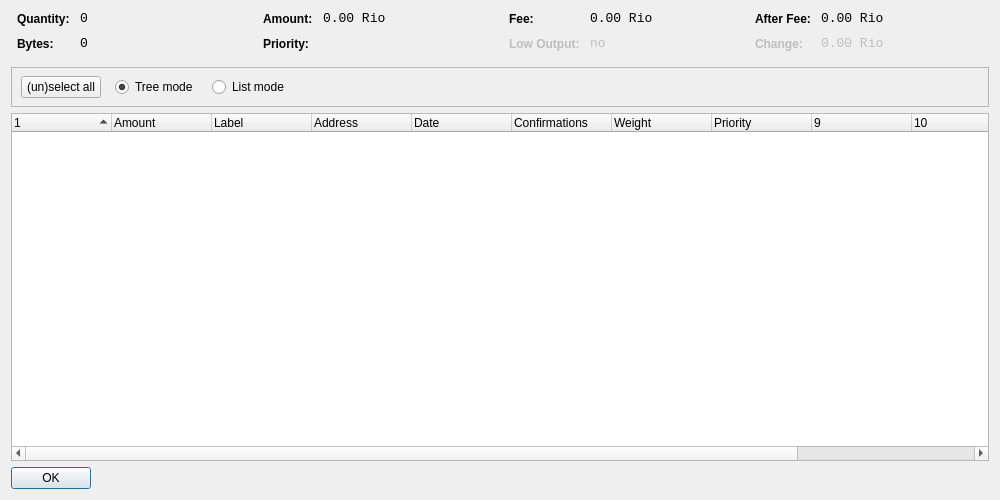
<?xml version="1.0" encoding="UTF-8"?>
<ui version="4.0">
 <class>CoinControlDialog</class>
 <widget class="QWidget" name="CoinControlDialog">
  <property name="geometry">
   <rect>
    <x>0</x>
    <y>0</y>
    <width>1000</width>
    <height>500</height>
   </rect>
  </property>
  <property name="windowTitle">
   <string>Coin Control</string>
  </property>
  <layout class="QVBoxLayout" name="verticalLayout">
   <item>
    <layout class="QHBoxLayout" name="horizontalLayoutTop" stretch="0,0,0,0">
     <property name="topMargin">
      <number>0</number>
     </property>
     <property name="bottomMargin">
      <number>10</number>
     </property>
     <item>
      <layout class="QFormLayout" name="formLayoutCoinControl1">
       <property name="horizontalSpacing">
        <number>10</number>
       </property>
       <property name="verticalSpacing">
        <number>10</number>
       </property>
       <property name="leftMargin">
        <number>6</number>
       </property>
       <property name="rightMargin">
        <number>6</number>
       </property>
       <item row="0" column="0">
        <widget class="QLabel" name="labelCoinControlQuantityText">
         <property name="styleSheet">
          <string notr="true">font-weight:bold;</string>
         </property>
         <property name="text">
          <string>Quantity:</string>
         </property>
        </widget>
       </item>
       <item row="0" column="1">
        <widget class="QLabel" name="labelCoinControlQuantity">
         <property name="font">
          <font>
           <family>Monospace</family>
           <pointsize>10</pointsize>
          </font>
         </property>
         <property name="cursor">
          <cursorShape>IBeamCursor</cursorShape>
         </property>
         <property name="contextMenuPolicy">
          <enum>Qt::ActionsContextMenu</enum>
         </property>
         <property name="text">
          <string notr="true">0</string>
         </property>
         <property name="textInteractionFlags">
          <set>Qt::LinksAccessibleByMouse|Qt::TextSelectableByKeyboard|Qt::TextSelectableByMouse</set>
         </property>
        </widget>
       </item>
       <item row="1" column="0">
        <widget class="QLabel" name="labelCoinControlBytesText">
         <property name="styleSheet">
          <string notr="true">font-weight:bold;</string>
         </property>
         <property name="text">
          <string>Bytes:</string>
         </property>
        </widget>
       </item>
       <item row="1" column="1">
        <widget class="QLabel" name="labelCoinControlBytes">
         <property name="font">
          <font>
           <family>Monospace</family>
           <pointsize>10</pointsize>
          </font>
         </property>
         <property name="cursor">
          <cursorShape>IBeamCursor</cursorShape>
         </property>
         <property name="contextMenuPolicy">
          <enum>Qt::ActionsContextMenu</enum>
         </property>
         <property name="text">
          <string notr="true">0</string>
         </property>
         <property name="textInteractionFlags">
          <set>Qt::LinksAccessibleByMouse|Qt::TextSelectableByKeyboard|Qt::TextSelectableByMouse</set>
         </property>
        </widget>
       </item>
      </layout>
     </item>
     <item>
      <layout class="QFormLayout" name="formLayoutCoinControl2">
       <property name="horizontalSpacing">
        <number>10</number>
       </property>
       <property name="verticalSpacing">
        <number>10</number>
       </property>
       <property name="leftMargin">
        <number>6</number>
       </property>
       <property name="rightMargin">
        <number>6</number>
       </property>
       <item row="0" column="0">
        <widget class="QLabel" name="labelCoinControlAmountText">
         <property name="styleSheet">
          <string notr="true">font-weight:bold;</string>
         </property>
         <property name="text">
          <string>Amount:</string>
         </property>
        </widget>
       </item>
       <item row="0" column="1">
        <widget class="QLabel" name="labelCoinControlAmount">
         <property name="font">
          <font>
           <family>Monospace</family>
           <pointsize>10</pointsize>
          </font>
         </property>
         <property name="cursor">
          <cursorShape>IBeamCursor</cursorShape>
         </property>
         <property name="contextMenuPolicy">
          <enum>Qt::ActionsContextMenu</enum>
         </property>
         <property name="text">
          <string notr="true">0.00 Rio</string>
         </property>
         <property name="textInteractionFlags">
          <set>Qt::LinksAccessibleByMouse|Qt::TextSelectableByKeyboard|Qt::TextSelectableByMouse</set>
         </property>
        </widget>
       </item>
       <item row="1" column="0">
        <widget class="QLabel" name="labelCoinControlPriorityText">
         <property name="styleSheet">
          <string notr="true">font-weight:bold;</string>
         </property>
         <property name="text">
          <string>Priority:</string>
         </property>
        </widget>
       </item>
       <item row="1" column="1">
        <widget class="QLabel" name="labelCoinControlPriority">
         <property name="font">
          <font>
           <family>Monospace</family>
           <pointsize>10</pointsize>
          </font>
         </property>
         <property name="cursor">
          <cursorShape>IBeamCursor</cursorShape>
         </property>
         <property name="contextMenuPolicy">
          <enum>Qt::ActionsContextMenu</enum>
         </property>
         <property name="text">
          <string/>
         </property>
         <property name="textInteractionFlags">
          <set>Qt::LinksAccessibleByMouse|Qt::TextSelectableByKeyboard|Qt::TextSelectableByMouse</set>
         </property>
        </widget>
       </item>
      </layout>
     </item>
     <item>
      <layout class="QFormLayout" name="formLayoutCoinControl3">
       <property name="horizontalSpacing">
        <number>10</number>
       </property>
       <property name="verticalSpacing">
        <number>10</number>
       </property>
       <property name="leftMargin">
        <number>6</number>
       </property>
       <property name="rightMargin">
        <number>6</number>
       </property>
       <item row="0" column="0">
        <widget class="QLabel" name="labelCoinControlFeeText">
         <property name="styleSheet">
          <string notr="true">font-weight:bold;</string>
         </property>
         <property name="text">
          <string>Fee:</string>
         </property>
        </widget>
       </item>
       <item row="0" column="1">
        <widget class="QLabel" name="labelCoinControlFee">
         <property name="font">
          <font>
           <family>Monospace</family>
           <pointsize>10</pointsize>
          </font>
         </property>
         <property name="cursor">
          <cursorShape>IBeamCursor</cursorShape>
         </property>
         <property name="contextMenuPolicy">
          <enum>Qt::ActionsContextMenu</enum>
         </property>
         <property name="text">
          <string notr="true">0.00 Rio</string>
         </property>
         <property name="textInteractionFlags">
          <set>Qt::LinksAccessibleByMouse|Qt::TextSelectableByKeyboard|Qt::TextSelectableByMouse</set>
         </property>
        </widget>
       </item>
       <item row="1" column="0">
        <widget class="QLabel" name="labelCoinControlLowOutputText">
         <property name="enabled">
          <bool>false</bool>
         </property>
         <property name="styleSheet">
          <string notr="true">font-weight:bold;</string>
         </property>
         <property name="text">
          <string>Low Output:</string>
         </property>
        </widget>
       </item>
       <item row="1" column="1">
        <widget class="QLabel" name="labelCoinControlLowOutput">
         <property name="enabled">
          <bool>false</bool>
         </property>
         <property name="font">
          <font>
           <family>Monospace</family>
           <pointsize>10</pointsize>
          </font>
         </property>
         <property name="cursor">
          <cursorShape>IBeamCursor</cursorShape>
         </property>
         <property name="contextMenuPolicy">
          <enum>Qt::ActionsContextMenu</enum>
         </property>
         <property name="text">
          <string>no</string>
         </property>
         <property name="textInteractionFlags">
          <set>Qt::LinksAccessibleByMouse|Qt::TextSelectableByKeyboard|Qt::TextSelectableByMouse</set>
         </property>
        </widget>
       </item>
      </layout>
     </item>
     <item>
      <layout class="QFormLayout" name="formLayoutCoinControl4">
       <property name="horizontalSpacing">
        <number>10</number>
       </property>
       <property name="verticalSpacing">
        <number>10</number>
       </property>
       <property name="leftMargin">
        <number>6</number>
       </property>
       <property name="rightMargin">
        <number>6</number>
       </property>
       <item row="0" column="0">
        <widget class="QLabel" name="labelCoinControlAfterFeeText">
         <property name="styleSheet">
          <string notr="true">font-weight:bold;</string>
         </property>
         <property name="text">
          <string>After Fee:</string>
         </property>
        </widget>
       </item>
       <item row="0" column="1">
        <widget class="QLabel" name="labelCoinControlAfterFee">
         <property name="font">
          <font>
           <family>Monospace</family>
           <pointsize>10</pointsize>
          </font>
         </property>
         <property name="cursor">
          <cursorShape>IBeamCursor</cursorShape>
         </property>
         <property name="contextMenuPolicy">
          <enum>Qt::ActionsContextMenu</enum>
         </property>
         <property name="text">
          <string notr="true">0.00 Rio</string>
         </property>
         <property name="textInteractionFlags">
          <set>Qt::LinksAccessibleByMouse|Qt::TextSelectableByKeyboard|Qt::TextSelectableByMouse</set>
         </property>
        </widget>
       </item>
       <item row="1" column="0">
        <widget class="QLabel" name="labelCoinControlChangeText">
         <property name="enabled">
          <bool>false</bool>
         </property>
         <property name="styleSheet">
          <string notr="true">font-weight:bold;</string>
         </property>
         <property name="text">
          <string>Change:</string>
         </property>
        </widget>
       </item>
       <item row="1" column="1">
        <widget class="QLabel" name="labelCoinControlChange">
         <property name="enabled">
          <bool>false</bool>
         </property>
         <property name="font">
          <font>
           <family>Monospace</family>
           <pointsize>10</pointsize>
          </font>
         </property>
         <property name="cursor">
          <cursorShape>IBeamCursor</cursorShape>
         </property>
         <property name="contextMenuPolicy">
          <enum>Qt::ActionsContextMenu</enum>
         </property>
         <property name="text">
          <string notr="true">0.00 Rio</string>
         </property>
         <property name="textInteractionFlags">
          <set>Qt::LinksAccessibleByMouse|Qt::TextSelectableByKeyboard|Qt::TextSelectableByMouse</set>
         </property>
        </widget>
       </item>
      </layout>
     </item>
    </layout>
   </item>
   <item>
    <widget class="QFrame" name="frame">
     <property name="minimumSize">
      <size>
       <width>0</width>
       <height>40</height>
      </size>
     </property>
     <property name="frameShape">
      <enum>QFrame::StyledPanel</enum>
     </property>
     <property name="frameShadow">
      <enum>QFrame::Sunken</enum>
     </property>
     <widget class="QWidget" name="horizontalLayoutWidget">
      <property name="geometry">
       <rect>
        <x>10</x>
        <y>0</y>
        <width>781</width>
        <height>41</height>
       </rect>
      </property>
      <layout class="QHBoxLayout" name="horizontalLayoutPanel" stretch="0,0,0,0">
       <property name="spacing">
        <number>14</number>
       </property>
       <item>
        <widget class="QPushButton" name="pushButtonSelectAll">
         <property name="sizePolicy">
          <sizepolicy hsizetype="Maximum" vsizetype="Fixed">
           <horstretch>0</horstretch>
           <verstretch>0</verstretch>
          </sizepolicy>
         </property>
         <property name="text">
          <string>(un)select all</string>
         </property>
        </widget>
       </item>
       <item>
        <widget class="QRadioButton" name="radioTreeMode">
         <property name="sizePolicy">
          <sizepolicy hsizetype="Maximum" vsizetype="Fixed">
           <horstretch>0</horstretch>
           <verstretch>0</verstretch>
          </sizepolicy>
         </property>
         <property name="text">
          <string>Tree mode</string>
         </property>
         <property name="checked">
          <bool>true</bool>
         </property>
        </widget>
       </item>
       <item>
        <widget class="QRadioButton" name="radioListMode">
         <property name="sizePolicy">
          <sizepolicy hsizetype="Maximum" vsizetype="Fixed">
           <horstretch>0</horstretch>
           <verstretch>0</verstretch>
          </sizepolicy>
         </property>
         <property name="text">
          <string>List mode</string>
         </property>
        </widget>
       </item>
       <item>
        <spacer name="horizontalSpacer">
         <property name="orientation">
          <enum>Qt::Horizontal</enum>
         </property>
         <property name="sizeHint" stdset="0">
          <size>
           <width>40</width>
           <height>20</height>
          </size>
         </property>
        </spacer>
       </item>
      </layout>
     </widget>
    </widget>
   </item>
   <item>
    <widget class="CoinControlTreeWidget" name="treeWidget">
     <property name="contextMenuPolicy">
      <enum>Qt::CustomContextMenu</enum>
     </property>
     <property name="sortingEnabled">
      <bool>false</bool>
     </property>
     <property name="columnCount">
      <number>12</number>
     </property>
     <attribute name="headerShowSortIndicator" stdset="0">
      <bool>true</bool>
     </attribute>
     <attribute name="headerStretchLastSection">
      <bool>false</bool>
     </attribute>
     <column>
      <property name="text">
       <string/>
      </property>
     </column>
     <column>
      <property name="text">
       <string>Amount</string>
      </property>
     </column>
     <column>
      <property name="text">
       <string>Label</string>
      </property>
     </column>
     <column>
      <property name="text">
       <string>Address</string>
      </property>
     </column>
     <column>
      <property name="text">
       <string>Date</string>
      </property>
     </column>
     <column>
      <property name="text">
       <string>Confirmations</string>
      </property>
      <property name="toolTip">
       <string>Confirmed</string>
      </property>
     </column>
     <column>
      <property name="text">
       <string>Weight</string>
      </property>
     </column>
     <column>
      <property name="text">
       <string>Priority</string>
      </property>
     </column>
     <column>
      <property name="text">
       <string/>
      </property>
     </column>
     <column>
      <property name="text">
       <string/>
      </property>
     </column>
     <column>
      <property name="text">
       <string/>
      </property>
     </column>
     <column>
      <property name="text">
       <string/>
      </property>
     </column>
    </widget>
   </item>
   <item>
    <widget class="QDialogButtonBox" name="buttonBox">
     <property name="sizePolicy">
      <sizepolicy hsizetype="Maximum" vsizetype="Fixed">
       <horstretch>0</horstretch>
       <verstretch>0</verstretch>
      </sizepolicy>
     </property>
     <property name="orientation">
      <enum>Qt::Horizontal</enum>
     </property>
     <property name="standardButtons">
      <set>QDialogButtonBox::Ok</set>
     </property>
    </widget>
   </item>
  </layout>
 </widget>
 <customwidgets>
  <customwidget>
   <class>CoinControlTreeWidget</class>
   <extends>QTreeWidget</extends>
   <header>coincontroltreewidget.h</header>
  </customwidget>
 </customwidgets>
 <resources/>
 <connections/>
</ui>
